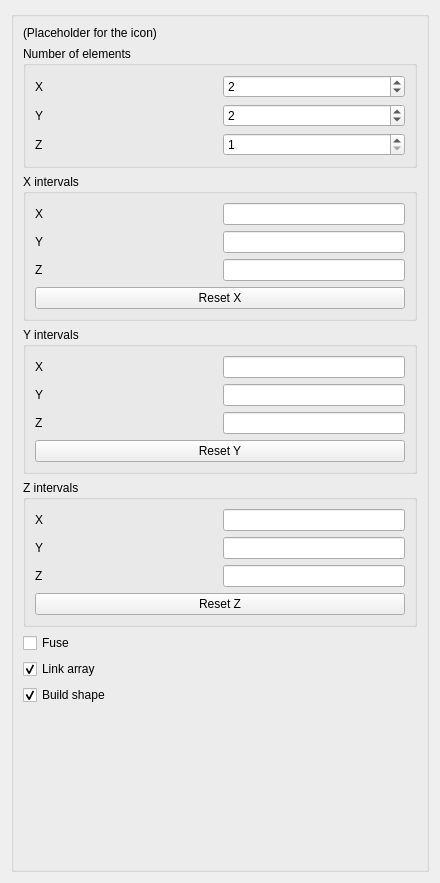
<?xml version="1.0" encoding="UTF-8"?>
<ui version="4.0">
 <class>DraftOrthoArrayTaskPanel</class>
 <widget class="QWidget" name="DraftOrthoArrayTaskPanel">
  <property name="geometry">
   <rect>
    <x>0</x>
    <y>0</y>
    <width>440</width>
    <height>883</height>
   </rect>
  </property>
  <property name="sizePolicy">
   <sizepolicy hsizetype="Preferred" vsizetype="Expanding">
    <horstretch>0</horstretch>
    <verstretch>0</verstretch>
   </sizepolicy>
  </property>
  <property name="minimumSize">
   <size>
    <width>250</width>
    <height>0</height>
   </size>
  </property>
  <property name="windowTitle">
   <string>Orthogonal array</string>
  </property>
  <layout class="QGridLayout" name="gridLayout_3">
   <item row="1" column="0">
    <widget class="QGroupBox" name="main_group">
     <property name="sizePolicy">
      <sizepolicy hsizetype="Preferred" vsizetype="Minimum">
       <horstretch>0</horstretch>
       <verstretch>0</verstretch>
      </sizepolicy>
     </property>
     <property name="title">
      <string/>
     </property>
     <layout class="QGridLayout" name="gridLayout_4">
      <item row="0" column="0">
       <widget class="QLabel" name="label_icon">
        <property name="text">
         <string notr="true">(Placeholder for the icon)</string>
        </property>
       </widget>
      </item>
      <item row="1" column="0">
       <widget class="QGroupBox" name="group_copies">
        <property name="toolTip">
         <string>Number of elements in the array in the specified direction, including a copy of the original object.
The number must be at least 1 in each direction.</string>
        </property>
        <property name="title">
         <string>Number of elements</string>
        </property>
        <layout class="QGridLayout" name="gridLayout_5">
         <item row="0" column="0">
          <layout class="QGridLayout" name="grid_number">
           <item row="0" column="0">
            <widget class="QLabel" name="label_n_X">
             <property name="text">
              <string>X</string>
             </property>
            </widget>
           </item>
           <item row="0" column="1">
            <widget class="QSpinBox" name="spinbox_n_X">
             <property name="minimum">
              <number>1</number>
             </property>
             <property name="maximum">
              <number>1000000</number>
             </property>
             <property name="value">
              <number>2</number>
             </property>
            </widget>
           </item>
           <item row="1" column="0">
            <widget class="QLabel" name="label_n_Y">
             <property name="text">
              <string>Y</string>
             </property>
            </widget>
           </item>
           <item row="1" column="1">
            <widget class="QSpinBox" name="spinbox_n_Y">
             <property name="minimum">
              <number>1</number>
             </property>
             <property name="maximum">
              <number>1000000</number>
             </property>
             <property name="value">
              <number>2</number>
             </property>
            </widget>
           </item>
           <item row="2" column="0">
            <widget class="QLabel" name="label_n_Z">
             <property name="text">
              <string>Z</string>
             </property>
            </widget>
           </item>
           <item row="2" column="1">
            <widget class="QSpinBox" name="spinbox_n_Z">
             <property name="minimum">
              <number>1</number>
             </property>
             <property name="maximum">
              <number>1000000</number>
             </property>
             <property name="value">
              <number>1</number>
             </property>
            </widget>
           </item>
          </layout>
         </item>
        </layout>
       </widget>
      </item>
     <item row="4" column="0">
       <widget class="QGroupBox" name="group_X">
        <property name="toolTip">
         <string>Distance between the elements in the X direction.
Normally, only the X value is necessary; the other two values can give an additional shift in their respective directions.
Negative values will result in copies produced in the negative direction.</string>
        </property>
        <property name="title">
         <string>X intervals</string>
        </property>
        <layout class="QGridLayout" name="gridLayout_2">
         <item row="0" column="0">
          <layout class="QGridLayout" name="grid_X">
           <item row="0" column="0">
            <widget class="QLabel" name="label_X_x">
             <property name="text">
              <string>X</string>
             </property>
            </widget>
           </item>
           <item row="0" column="1">
            <widget class="Gui::InputField" name="input_X_x">
             <property name="sizePolicy">
              <sizepolicy hsizetype="Preferred" vsizetype="Fixed">
               <horstretch>0</horstretch>
               <verstretch>0</verstretch>
              </sizepolicy>
             </property>
             <property name="unit" stdset="0">
              <string notr="true"/>
             </property>
             <property name="quantity" stdset="0">
              <double>100.000000000000000</double>
             </property>
            </widget>
           </item>
           <item row="1" column="0">
            <widget class="QLabel" name="label_X_y">
             <property name="text">
              <string>Y</string>
             </property>
            </widget>
           </item>
          <item row="1" column="1">
            <widget class="Gui::InputField" name="input_X_y">
             <property name="sizePolicy">
              <sizepolicy hsizetype="Preferred" vsizetype="Fixed">
               <horstretch>0</horstretch>
               <verstretch>0</verstretch>
              </sizepolicy>
             </property>
             <property name="unit" stdset="0">
              <string notr="true"/>
             </property>
            </widget>
           </item>
           <item row="2" column="0">
            <widget class="QLabel" name="label_X_z">
             <property name="text">
              <string>Z</string>
             </property>
            </widget>
           </item>
           <item row="2" column="1">
            <widget class="Gui::InputField" name="input_X_z">
             <property name="sizePolicy">
              <sizepolicy hsizetype="Preferred" vsizetype="Fixed">
               <horstretch>0</horstretch>
               <verstretch>0</verstretch>
              </sizepolicy>
             </property>
             <property name="unit" stdset="0">
              <string notr="true"/>
             </property>
            </widget>
           </item>
           </layout>
         </item>
         <item row="1" column="0">
          <widget class="QPushButton" name="button_reset_X">
           <property name="toolTip">
            <string>Reset the distances.</string>
           </property>
           <property name="text">
            <string>Reset X</string>
           </property>
          </widget>
         </item>
        </layout>
       </widget>
      </item>
      <item row="5" column="0">
       <widget class="QGroupBox" name="group_Y">
        <property name="toolTip">
         <string>Distance between the elements in the Y direction.
Normally, only the Y value is necessary; the other two values can give an additional shift in their respective directions.
Negative values will result in copies produced in the negative direction.</string>
        </property>
        <property name="title">
         <string>Y intervals</string>
        </property>
        <layout class="QGridLayout" name="gridLayout_6">
         <item row="0" column="0">
          <layout class="QGridLayout" name="grid_Y">
           <item row="0" column="0">
            <widget class="QLabel" name="label_Y_x">
             <property name="text">
              <string>X</string>
             </property>
            </widget>
           </item>
           <item row="0" column="1">
            <widget class="Gui::InputField" name="input_Y_x">
             <property name="sizePolicy">
              <sizepolicy hsizetype="Preferred" vsizetype="Fixed">
               <horstretch>0</horstretch>
               <verstretch>0</verstretch>
              </sizepolicy>
             </property>
             <property name="unit" stdset="0">
              <string notr="true"/>
             </property>
            </widget>
           </item>
           <item row="1" column="0">
            <widget class="QLabel" name="label_Y_y">
             <property name="text">
              <string>Y</string>
             </property>
            </widget>
           </item>
           <item row="1" column="1">
            <widget class="Gui::InputField" name="input_Y_y">
             <property name="sizePolicy">
              <sizepolicy hsizetype="Preferred" vsizetype="Fixed">
               <horstretch>0</horstretch>
               <verstretch>0</verstretch>
              </sizepolicy>
             </property>
             <property name="unit" stdset="0">
              <string notr="true"/>
             </property>
             <property name="quantity" stdset="0">
              <double>100.000000000000000</double>
             </property>
            </widget>
           </item>
           <item row="2" column="0">
            <widget class="QLabel" name="label_Y_z">
             <property name="text">
              <string>Z</string>
             </property>
            </widget>
           </item>
           <item row="2" column="1">
            <widget class="Gui::InputField" name="input_Y_z">
             <property name="sizePolicy">
              <sizepolicy hsizetype="Preferred" vsizetype="Fixed">
               <horstretch>0</horstretch>
               <verstretch>0</verstretch>
              </sizepolicy>
             </property>
             <property name="unit" stdset="0">
              <string notr="true"/>
             </property>
            </widget>
           </item>
          </layout>
         </item>
         <item row="1" column="0">
          <widget class="QPushButton" name="button_reset_Y">
           <property name="toolTip">
            <string>Reset the distances.</string>
           </property>
           <property name="text">
            <string>Reset Y</string>
           </property>
          </widget>
         </item>
        </layout>
       </widget>
      </item>
      <item row="6" column="0">
       <widget class="QGroupBox" name="group_Z">
        <property name="toolTip">
         <string>Distance between the elements in the Z direction.
Normally, only the Z value is necessary; the other two values can give an additional shift in their respective directions.
Negative values will result in copies produced in the negative direction.</string>
        </property>
        <property name="title">
         <string>Z intervals</string>
        </property>
        <layout class="QGridLayout" name="gridLayout">
         <item row="0" column="0">
          <layout class="QGridLayout" name="grid_Z">
           <item row="0" column="0">
            <widget class="QLabel" name="label_Z_x">
             <property name="text">
              <string>X</string>
             </property>
            </widget>
           </item>
           <item row="0" column="1">
            <widget class="Gui::InputField" name="input_Z_x">
             <property name="sizePolicy">
              <sizepolicy hsizetype="Preferred" vsizetype="Fixed">
               <horstretch>0</horstretch>
               <verstretch>0</verstretch>
              </sizepolicy>
             </property>
             <property name="unit" stdset="0">
              <string notr="true"/>
             </property>
            </widget>
           </item>
           <item row="1" column="0">
            <widget class="QLabel" name="label_Z_y">
             <property name="text">
              <string>Y</string>
             </property>
            </widget>
           </item>
           <item row="1" column="1">
            <widget class="Gui::InputField" name="input_Z_y">
             <property name="sizePolicy">
              <sizepolicy hsizetype="Preferred" vsizetype="Fixed">
               <horstretch>0</horstretch>
               <verstretch>0</verstretch>
              </sizepolicy>
             </property>
             <property name="unit" stdset="0">
              <string notr="true"/>
             </property>
            </widget>
           </item>
           <item row="2" column="0">
            <widget class="QLabel" name="label_Z_z">
             <property name="text">
              <string>Z</string>
             </property>
            </widget>
           </item>
           <item row="2" column="1">
            <widget class="Gui::InputField" name="input_Z_z">
             <property name="sizePolicy">
              <sizepolicy hsizetype="Preferred" vsizetype="Fixed">
               <horstretch>0</horstretch>
               <verstretch>0</verstretch>
              </sizepolicy>
             </property>
             <property name="unit" stdset="0">
              <string notr="true"/>
             </property>
             <property name="quantity" stdset="0">
              <double>100.000000000000000</double>
             </property>
            </widget>
           </item>
          </layout>
         </item>
         <item row="1" column="0">
          <widget class="QPushButton" name="button_reset_Z">
           <property name="toolTip">
            <string>Reset the distances.</string>
           </property>
           <property name="text">
            <string>Reset Z</string>
           </property>
          </widget>
         </item>
        </layout>
       </widget>
      </item>
      <item row="8" column="0">
       <layout class="QVBoxLayout" name="vertical_layout">
        <item>
         <widget class="QCheckBox" name="checkbox_fuse">
          <property name="toolTip">
           <string>If checked, the resulting objects in the array will be fused if they touch each other.
This only works if "Link array" is off.</string>
          </property>
          <property name="text">
           <string>Fuse</string>
          </property>
         </widget>
        </item>
        <item>
         <widget class="QCheckBox" name="checkbox_link">
          <property name="toolTip">
           <string>If checked, the resulting object will be a "Link array" instead of a regular array.
A Link array is more efficient when creating multiple copies, but it cannot be fused together.</string>
          </property>
          <property name="text">
           <string>Link array</string>
          </property>
          <property name="checked">
           <bool>true</bool>
          </property>
         </widget>
        </item>
        <item>
         <widget class="QCheckBox" name="checkbox_build_shape">
          <property name="toolTip">
           <string>Enable this option to build compound shape if 'Fuse' is disabled.
It is recommended to disable this option if you are using the array
for assembly purpose and not for further modeling, to make the
recomputation faster with complex shapes.</string>
          </property>
          <property name="text">
           <string>Build shape</string>
          </property>
          <property name="checked">
           <bool>true</bool>
          </property>
         </widget>
        </item>
       </layout>
      </item>
      <item row="11" column="0">
       <spacer name="verticalSpacer">
        <property name="orientation">
         <enum>Qt::Vertical</enum>
        </property>
        <property name="sizeHint" stdset="0">
         <size>
          <width>20</width>
          <height>40</height>
         </size>
        </property>
       </spacer>
      </item>
      </layout>
    </widget>
   </item>
  </layout>
 </widget>
 <customwidgets>
  <customwidget>
   <class>Gui::InputField</class>
   <extends>QLineEdit</extends>
   <header>Gui/InputField.h</header>
  </customwidget>
 </customwidgets>
 <tabstops>
  <tabstop>spinbox_n_X</tabstop>
  <tabstop>spinbox_n_Y</tabstop>
  <tabstop>spinbox_n_Z</tabstop>
  <tabstop>input_X_x</tabstop>
  <tabstop>input_X_y</tabstop>
  <tabstop>input_X_z</tabstop>
  <tabstop>button_reset_X</tabstop>
  <tabstop>input_Y_x</tabstop>
  <tabstop>input_Y_y</tabstop>
  <tabstop>input_Y_z</tabstop>
  <tabstop>button_reset_Y</tabstop>
  <tabstop>input_Z_x</tabstop>
  <tabstop>input_Z_y</tabstop>
  <tabstop>input_Z_z</tabstop>
  <tabstop>button_reset_Z</tabstop>
  <tabstop>checkbox_fuse</tabstop>
  <tabstop>checkbox_link</tabstop>
 </tabstops>
 <resources/>
 <connections/>
</ui>
